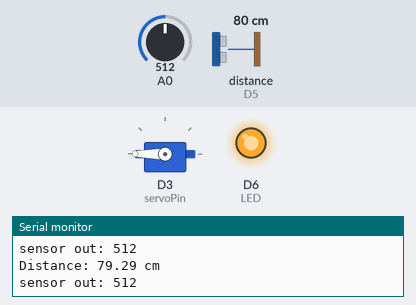
A sketch run on a simulated Arduino MKR. Parts: servo, output pins drawn as LEDs (lit = HIGH), the last lines printed to the serial monitor. Wiring (inferred from the names in the program): ultrasonic range finder: trigger D4; echo D5. The test bench sets the inputs (shaded band); at power-on: distance to the obstacle (sensor on D5) 80 cm, A0 = 512. The echo pulse lasts 58.3 µs per cm; WiFi joins after 1.5 s; servers stay silent unless stated; pins used as bus, display or sensor lines are not drawn.

Above: at 12.7 s.
12.8 s: distance to the obstacle (sensor on D5) set to 10 cm
15.1 s: distance to the obstacle (sensor on D5) set to 7 cm
At 16.9 s:
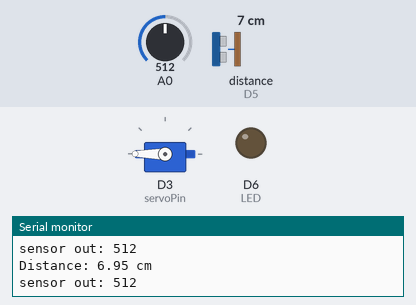
17.2 s: distance to the obstacle (sensor on D5) set to 4 cm
At 18.9 s:
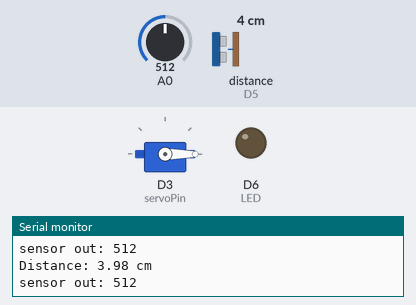
19.6 s: distance to the obstacle (sensor on D5) set to 9 cm
At 20.6 s:
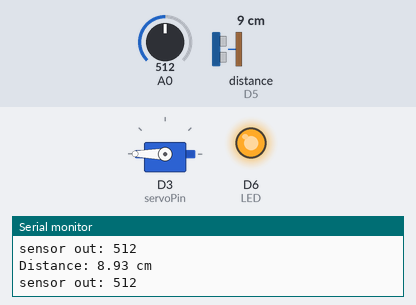
21.7 s: distance to the obstacle (sensor on D5) set to 2 cm
At 23.8 s:
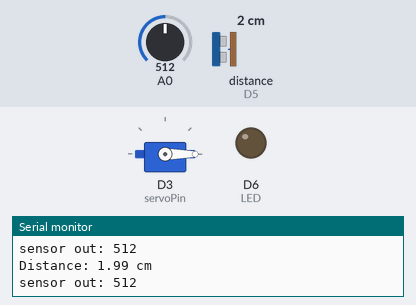
Timing chart, 0 to 25.1 s (numbered marks = the images above; inputs shaded):
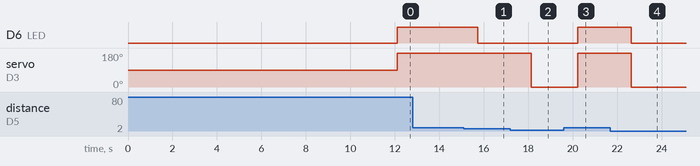

Measured:
- the behaviour switches between 9 and 8 cm on distance to the obstacle (sensor on D5) (found by bisection; images 0 and 1)
- the behaviour switches between 6 and 5 cm on distance to the obstacle (sensor on D5) (found by bisection; images 1 and 2)
- after the input at 15.1 s, D6 (LED): HIGH → LOW after 0.62 s
- after the input at 17.2 s, servo on D3 (servoPin): 180° → 0° after 0.93 s
- after the input at 19.6 s, D6 (LED): LOW → HIGH after 0.63 s; servo on D3 (servoPin): 0° → 180° after 0.63 s
- after the input at 21.7 s, D6 (LED): HIGH → LOW after 0.94 s; servo on D3 (servoPin): 180° → 0° after 0.94 s

The sketch:

code_pyj_20181375_manager_PUSH.ino
```cpp
//휴대폰 push알람 + 거리 센서를 이용한 자동 조명& 자동 창문
#include <SPI.h>
#include <WiFiNINA.h>
#include "utility/wifi_drv.h"
#include <Servo.h>
int servoPin = 3;
Servo myServo;

#define DEVICEID      "vBD9DDF2FDA28FD6"   //휴대폰 PUSH 알람에 필요한 푸시불렛 DEVICE 코드


char ssid[] = "iptime123";                //SSID
char pass[] = "wkwk12!!";                 //PASSWARD

const char* server = "api.pushingbox.com";   //휴대폰 PUSH알람에 필요한 푸시불렛 링크

const int trigPin = 4;    //Trig
const int echoPin = 5;    //Echo
unsigned long roundtrip_time_us;  //초음파 거리센서값 반환을 위한 time값
float dist_cm;                   //초음파 거리센서값을 저장하는 변수 선언
const int LED=6;                //led핀 번호지정
int status = WL_IDLE_STATUS;     //wifi연결상태 체크를 위한 변수 선언


void setup() {

  Serial.begin(9600);
  myServo.attach(servoPin);               //서브모터 핀 지정
  pinMode(trigPin, OUTPUT);               //초음파거리 센서 tiug 출력핀 지정
  pinMode(echoPin, INPUT_PULLUP);          //초음파거리 센서 echo 출력핀 지정
  pinMode(LED, OUTPUT);                 //led 출력핀 지정

// 와이파이 연결시도
  int status = WL_IDLE_STATUS;     //
  WiFiClient client;
  while (status != WL_CONNECTED) {        // 와이파이 미연결시
    Serial.print("Attempting to connect to WPA SSID: ");  //시리얼 문구 출력
    Serial.println(ssid);
    // Connect to WPA/WPA2 network:
    status = WiFi.begin(ssid, pass);                //재연결
    // wait 10 seconds for connection:
    delay(10000);
  }
  // 와이파이 연결 성공 시 출력 문구
  Serial.println("You're connected to the network");
}


void loop()

{
  int val=analogRead(A0);    //조도 센서값을 받아오는 변수 선언

  digitalWrite(trigPin, LOW);   //
  delayMicroseconds(2);

  //Trigh outputs 10us pulse Low -> High(10us) -> Low
  digitalWrite(trigPin, HIGH);
  delayMicroseconds(10);
  digitalWrite(trigPin, LOW);

  //measure time (us(=microsecond)) from Echo pin
  roundtrip_time_us = pulseIn(echoPin, HIGH); // echopin이 high가 된 시간을 저장하는 변수
  dist_cm = 0.017 * roundtrip_time_us; //0.017 * trig핀에서 echo핀으로 초음바가 돌아오는 시간= 물체와의 거리

  Serial.println((String)"Distance: " + dist_cm + " cm");   //거리 출력
  delay(100);
  Serial.println((String)"sensor out: " + val);   //조도 센서값 출력
  delay(500);

  if(dist_cm<8){                    //거리가 8cm 미만인 경우
    digitalWrite(LED,LOW);         //LED조명 ON
    if(val<100){                   //조도센서값 100 이하인 경우
      wifiMode();                  //PUSH알람 함수 호출
    }
  }
  else{
    digitalWrite(LED,HIGH);       //LED OFF
  }

   if(dist_cm <5){              //거리가 5CM 미만인 경우
    myServo.write(0);           //서브모터 0도-> 창문 닫음
    delay(100);
  }
  else{
    myServo.write(180);          //서브모터180도-> 창문을 연다
  }

}


void wifiMode(){

  WiFiClient client;  //client 설정
  if (client.connect(server, 80)) {  //client 서버 연결
    //HTTP PUT 요청을 보냄
    client.print(F("GET /pushingbox?devid="));
    client.print(DEVICEID);
    client.print(F(" HTTP/1.1\r\n"));
    client.print(F("Host: api.pushingbox.com\r\n"));
    client.print(F("User-Agent: Arduino\r\n"));
    client.print(F("\r\n\r\n"));
  }

  else {
    // 서버 연결 실패 시 문구 출력
    Serial.println("Connection failed");

  }

}
```
